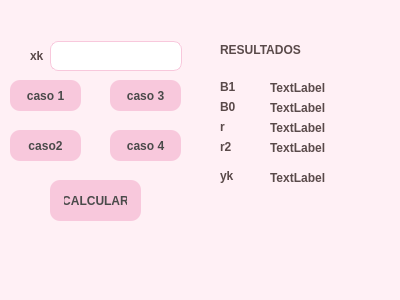
<?xml version="1.0" encoding="UTF-8"?>
<ui version="4.0">
 <class>Dialog</class>
 <widget class="QDialog" name="Dialog">
  <property name="geometry">
   <rect>
    <x>0</x>
    <y>0</y>
    <width>400</width>
    <height>300</height>
   </rect>
  </property>
  <property name="windowTitle">
   <string>Dialog</string>
  </property>
  <property name="styleSheet">
   <string notr="true">QDialog {
    background-color: #FFF0F5; /* rosa muy claro */
    font-family: &quot;Segoe UI&quot;, sans-serif;
    font-size: 14px;
}

/* QLabel */
QLabel {
    color: #5A4A4A;
    font-weight: 500;
}

/* QLineEdit */
QLineEdit {
    background-color: #FFFFFF;
    border: 1px solid #F8C8DC;
    border-radius: 8px;
    padding: 6px;
    color: #4A4A4A;
}

QLineEdit:focus {
    border: 1px solid #E75480; /* rosa más fuerte */
    background-color: #FFF5F8;
}

/* QPushButton */
QPushButton {
    background-color: #F8C8DC;
    border: none;
    border-radius: 10px;
    padding: 8px 14px;
    color: #4A4A4A;
    font-weight: 600;
}

QPushButton:hover {
    background-color: #F4A6C1;
}

QPushButton:pressed {
    background-color: #E75480;
    color: white;
}</string>
  </property>
  <widget class="QLabel" name="label_2">
   <property name="geometry">
    <rect>
     <x>220</x>
     <y>40</y>
     <width>131</width>
     <height>20</height>
    </rect>
   </property>
   <property name="font">
    <font>
     <weight>62</weight>
     <bold>true</bold>
    </font>
   </property>
   <property name="text">
    <string>RESULTADOS</string>
   </property>
  </widget>
  <widget class="QLabel" name="label_3">
   <property name="geometry">
    <rect>
     <x>220</x>
     <y>80</y>
     <width>47</width>
     <height>13</height>
    </rect>
   </property>
   <property name="font">
    <font>
     <weight>62</weight>
     <bold>true</bold>
    </font>
   </property>
   <property name="text">
    <string>B1</string>
   </property>
  </widget>
  <widget class="QLabel" name="label_4">
   <property name="geometry">
    <rect>
     <x>220</x>
     <y>100</y>
     <width>47</width>
     <height>13</height>
    </rect>
   </property>
   <property name="font">
    <font>
     <weight>62</weight>
     <bold>true</bold>
    </font>
   </property>
   <property name="text">
    <string>B0</string>
   </property>
  </widget>
  <widget class="QLabel" name="label_6">
   <property name="geometry">
    <rect>
     <x>220</x>
     <y>120</y>
     <width>47</width>
     <height>13</height>
    </rect>
   </property>
   <property name="font">
    <font>
     <weight>62</weight>
     <bold>true</bold>
    </font>
   </property>
   <property name="text">
    <string>r</string>
   </property>
  </widget>
  <widget class="QLabel" name="label_7">
   <property name="geometry">
    <rect>
     <x>220</x>
     <y>160</y>
     <width>47</width>
     <height>31</height>
    </rect>
   </property>
   <property name="font">
    <font>
     <weight>62</weight>
     <bold>true</bold>
    </font>
   </property>
   <property name="text">
    <string>yk</string>
   </property>
  </widget>
  <widget class="QLabel" name="label_5">
   <property name="geometry">
    <rect>
     <x>220</x>
     <y>140</y>
     <width>47</width>
     <height>13</height>
    </rect>
   </property>
   <property name="font">
    <font>
     <weight>62</weight>
     <bold>true</bold>
    </font>
   </property>
   <property name="text">
    <string>r2</string>
   </property>
  </widget>
  <widget class="QPushButton" name="boton_caso1">
   <property name="geometry">
    <rect>
     <x>10</x>
     <y>80</y>
     <width>71</width>
     <height>31</height>
    </rect>
   </property>
   <property name="text">
    <string>caso 1</string>
   </property>
  </widget>
  <widget class="QPushButton" name="boton_caso2">
   <property name="geometry">
    <rect>
     <x>10</x>
     <y>130</y>
     <width>71</width>
     <height>31</height>
    </rect>
   </property>
   <property name="text">
    <string>caso2</string>
   </property>
  </widget>
  <widget class="QPushButton" name="boton_caso4">
   <property name="geometry">
    <rect>
     <x>110</x>
     <y>130</y>
     <width>71</width>
     <height>31</height>
    </rect>
   </property>
   <property name="text">
    <string>caso 4</string>
   </property>
  </widget>
  <widget class="QPushButton" name="boton_calcular">
   <property name="geometry">
    <rect>
     <x>50</x>
     <y>180</y>
     <width>91</width>
     <height>41</height>
    </rect>
   </property>
   <property name="text">
    <string>CALCULAR</string>
   </property>
  </widget>
  <widget class="QLabel" name="label_b1">
   <property name="geometry">
    <rect>
     <x>270</x>
     <y>80</y>
     <width>81</width>
     <height>16</height>
    </rect>
   </property>
   <property name="font">
    <font>
     <weight>62</weight>
     <bold>true</bold>
    </font>
   </property>
   <property name="text">
    <string>TextLabel</string>
   </property>
  </widget>
  <widget class="QLabel" name="label_b0">
   <property name="geometry">
    <rect>
     <x>270</x>
     <y>100</y>
     <width>111</width>
     <height>16</height>
    </rect>
   </property>
   <property name="font">
    <font>
     <weight>62</weight>
     <bold>true</bold>
    </font>
   </property>
   <property name="text">
    <string>TextLabel</string>
   </property>
  </widget>
  <widget class="QLabel" name="label_r">
   <property name="geometry">
    <rect>
     <x>270</x>
     <y>120</y>
     <width>81</width>
     <height>16</height>
    </rect>
   </property>
   <property name="font">
    <font>
     <weight>62</weight>
     <bold>true</bold>
    </font>
   </property>
   <property name="text">
    <string>TextLabel</string>
   </property>
  </widget>
  <widget class="QLabel" name="label_r2">
   <property name="geometry">
    <rect>
     <x>270</x>
     <y>140</y>
     <width>81</width>
     <height>16</height>
    </rect>
   </property>
   <property name="font">
    <font>
     <weight>62</weight>
     <bold>true</bold>
    </font>
   </property>
   <property name="text">
    <string>TextLabel</string>
   </property>
  </widget>
  <widget class="QLabel" name="label_yk">
   <property name="geometry">
    <rect>
     <x>270</x>
     <y>170</y>
     <width>81</width>
     <height>16</height>
    </rect>
   </property>
   <property name="font">
    <font>
     <weight>62</weight>
     <bold>true</bold>
    </font>
   </property>
   <property name="text">
    <string>TextLabel</string>
   </property>
  </widget>
  <widget class="QWidget" name="">
   <property name="geometry">
    <rect>
     <x>30</x>
     <y>40</y>
     <width>152</width>
     <height>32</height>
    </rect>
   </property>
   <layout class="QGridLayout" name="gridLayout">
    <item row="0" column="0">
     <widget class="QLabel" name="label">
      <property name="text">
       <string>xk</string>
      </property>
     </widget>
    </item>
    <item row="0" column="1">
     <widget class="QLineEdit" name="edit_xk"/>
    </item>
   </layout>
  </widget>
  <widget class="QPushButton" name="boton_caso3">
   <property name="geometry">
    <rect>
     <x>110</x>
     <y>80</y>
     <width>71</width>
     <height>31</height>
    </rect>
   </property>
   <property name="text">
    <string>caso 3</string>
   </property>
  </widget>
 </widget>
 <resources/>
 <connections/>
</ui>
